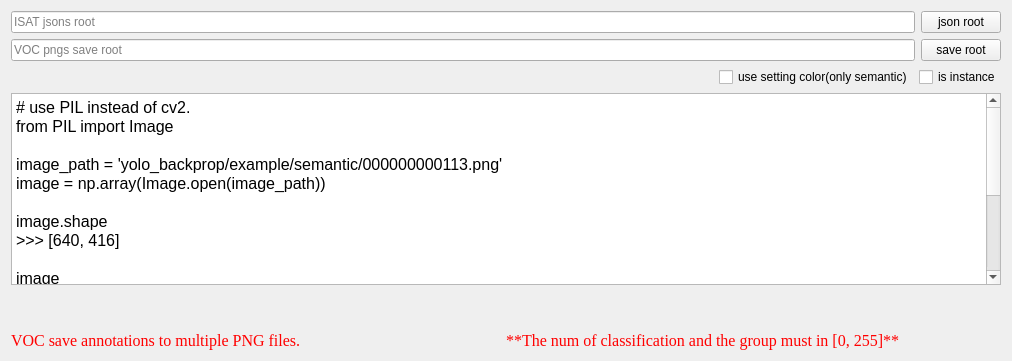
     <widget class="QWidget" name="tab_VOC">
      <attribute name="title">
       <string>VOC</string>
      </attribute>
      <layout class="QVBoxLayout" name="verticalLayout_14">
       <item>
        <widget class="QWidget" name="widget_12" native="true">
         <layout class="QGridLayout" name="gridLayout_5">
          <property name="leftMargin">
           <number>0</number>
          </property>
          <property name="topMargin">
           <number>0</number>
          </property>
          <property name="rightMargin">
           <number>0</number>
          </property>
          <property name="bottomMargin">
           <number>0</number>
          </property>
          <item row="1" column="1">
           <widget class="QPushButton" name="pushButton_isat2voc_voc_png_root">
            <property name="text">
             <string>save root</string>
            </property>
           </widget>
          </item>
          <item row="1" column="0">
           <widget class="QLineEdit" name="lineEdit_isat2voc_voc_png_root">
            <property name="readOnly">
             <bool>true</bool>
            </property>
            <property name="placeholderText">
             <string>VOC pngs save root</string>
            </property>
           </widget>
          </item>
          <item row="0" column="0">
           <widget class="QLineEdit" name="lineEdit_isat2voc_isat_json_root">
            <property name="readOnly">
             <bool>true</bool>
            </property>
            <property name="placeholderText">
             <string>ISAT jsons root</string>
            </property>
           </widget>
          </item>
          <item row="0" column="1">
           <widget class="QPushButton" name="pushButton_isat2voc_isat_json_root">
            <property name="text">
             <string>json root</string>
            </property>
           </widget>
          </item>
         </layout>
        </widget>
       </item>
       <item>
        <widget class="QWidget" name="widget_15" native="true">
         <property name="maximumSize">
          <size>
           <width>16777215</width>
           <height>16777215</height>
          </size>
         </property>
         <layout class="QHBoxLayout" name="horizontalLayout_4">
          <property name="leftMargin">
           <number>0</number>
          </property>
          <property name="topMargin">
           <number>0</number>
          </property>
          <property name="rightMargin">
           <number>0</number>
          </property>
          <property name="bottomMargin">
           <number>0</number>
          </property>
          <item>
           <spacer name="horizontalSpacer_4">
            <property name="orientation">
             <enum>Qt::Horizontal</enum>
            </property>
            <property name="sizeHint" stdset="0">
             <size>
              <width>708</width>
              <height>20</height>
             </size>
            </property>
           </spacer>
          </item>
          <item>
           <widget class="QCheckBox" name="checkBox_use_setting_color">
            <property name="text">
             <string>use setting color(only semantic)</string>
            </property>
           </widget>
          </item>
          <item>
           <widget class="QCheckBox" name="checkBox_is_instance">
            <property name="text">
             <string>is instance</string>
            </property>
           </widget>
          </item>
         </layout>
        </widget>
       </item>
       <item>
        <widget class="QTextBrowser" name="textBrowser_2">
         <property name="maximumSize">
          <size>
           <width>16777215</width>
           <height>16777215</height>
          </size>
         </property>
         <property name="html">
          <string>&lt;!DOCTYPE HTML PUBLIC &quot;-//W3C//DTD HTML 4.0//EN&quot; &quot;http://www.w3.org/TR/REC-html40/strict.dtd&quot;&gt;
&lt;html&gt;&lt;head&gt;&lt;meta name=&quot;qrichtext&quot; content=&quot;1&quot; /&gt;&lt;style type=&quot;text/css&quot;&gt;
p, li { white-space: pre-wrap; }
&lt;/style&gt;&lt;/head&gt;&lt;body style=&quot; font-family:'Times New Roman'; font-size:12pt; font-weight:400; font-style:normal;&quot;&gt;
&lt;p style=&quot; margin-top:0px; margin-bottom:0px; margin-left:0px; margin-right:0px; -qt-block-indent:0; text-indent:0px;&quot;&gt;# use PIL instead of cv2.&lt;/p&gt;
&lt;p style=&quot; margin-top:0px; margin-bottom:0px; margin-left:0px; margin-right:0px; -qt-block-indent:0; text-indent:0px;&quot;&gt;from PIL import Image&lt;/p&gt;
&lt;p style=&quot;-qt-paragraph-type:empty; margin-top:0px; margin-bottom:0px; margin-left:0px; margin-right:0px; -qt-block-indent:0; text-indent:0px;&quot;&gt;&lt;br /&gt;&lt;/p&gt;
&lt;p style=&quot; margin-top:0px; margin-bottom:0px; margin-left:0px; margin-right:0px; -qt-block-indent:0; text-indent:0px;&quot;&gt;image_path = 'yolo_backprop/example/semantic/000000000113.png'&lt;/p&gt;
&lt;p style=&quot; margin-top:0px; margin-bottom:0px; margin-left:0px; margin-right:0px; -qt-block-indent:0; text-indent:0px;&quot;&gt;image = np.array(Image.open(image_path))&lt;/p&gt;
&lt;p style=&quot;-qt-paragraph-type:empty; margin-top:0px; margin-bottom:0px; margin-left:0px; margin-right:0px; -qt-block-indent:0; text-indent:0px;&quot;&gt;&lt;br /&gt;&lt;/p&gt;
&lt;p style=&quot; margin-top:0px; margin-bottom:0px; margin-left:0px; margin-right:0px; -qt-block-indent:0; text-indent:0px;&quot;&gt;image.shape&lt;/p&gt;
&lt;p style=&quot; margin-top:0px; margin-bottom:0px; margin-left:0px; margin-right:0px; -qt-block-indent:0; text-indent:0px;&quot;&gt;&amp;gt;&amp;gt;&amp;gt; [640, 416]&lt;/p&gt;
&lt;p style=&quot;-qt-paragraph-type:empty; margin-top:0px; margin-bottom:0px; margin-left:0px; margin-right:0px; -qt-block-indent:0; text-indent:0px;&quot;&gt;&lt;br /&gt;&lt;/p&gt;
&lt;p style=&quot; margin-top:0px; margin-bottom:0px; margin-left:0px; margin-right:0px; -qt-block-indent:0; text-indent:0px;&quot;&gt;image&lt;/p&gt;
&lt;p style=&quot; margin-top:0px; margin-bottom:0px; margin-left:0px; margin-right:0px; -qt-block-indent:0; text-indent:0px;&quot;&gt;&amp;gt;&amp;gt;&amp;gt; [[0, 0, 0, ...0, 0, 0],&lt;/p&gt;
&lt;p style=&quot; margin-top:0px; margin-bottom:0px; margin-left:0px; margin-right:0px; -qt-block-indent:0; text-indent:0px;&quot;&gt;         [0, 0, 0, ...0, 0, 0],&lt;/p&gt;
&lt;p style=&quot; margin-top:0px; margin-bottom:0px; margin-left:0px; margin-right:0px; -qt-block-indent:0; text-indent:0px;&quot;&gt;         [0, 0, 0, ...0, 0, 0],&lt;/p&gt;
&lt;p style=&quot; margin-top:0px; margin-bottom:0px; margin-left:0px; margin-right:0px; -qt-block-indent:0; text-indent:0px;&quot;&gt;         ...&lt;/p&gt;
&lt;p style=&quot; margin-top:0px; margin-bottom:0px; margin-left:0px; margin-right:0px; -qt-block-indent:0; text-indent:0px;&quot;&gt;         [0, 0, 0, ...7, 7, 7],&lt;/p&gt;
&lt;p style=&quot; margin-top:0px; margin-bottom:0px; margin-left:0px; margin-right:0px; -qt-block-indent:0; text-indent:0px;&quot;&gt;         [0, 0, 0, ...7, 7, 7],&lt;/p&gt;
&lt;p style=&quot; margin-top:0px; margin-bottom:0px; margin-left:0px; margin-right:0px; -qt-block-indent:0; text-indent:0px;&quot;&gt;         [0, 0, 0, ...7, 7, 7]]&lt;/p&gt;
&lt;p style=&quot;-qt-paragraph-type:empty; margin-top:0px; margin-bottom:0px; margin-left:0px; margin-right:0px; -qt-block-indent:0; text-indent:0px;&quot;&gt;&lt;br /&gt;&lt;/p&gt;&lt;/body&gt;&lt;/html&gt;</string>
         </property>
        </widget>
       </item>
       <item>
        <spacer name="verticalSpacer">
         <property name="orientation">
          <enum>Qt::Vertical</enum>
         </property>
         <property name="sizeHint" stdset="0">
          <size>
           <width>20</width>
           <height>40</height>
          </size>
         </property>
        </spacer>
       </item>
       <item>
        <widget class="QWidget" name="widget_22" native="true">
         <property name="minimumSize">
          <size>
           <width>0</width>
           <height>0</height>
          </size>
         </property>
         <property name="maximumSize">
          <size>
           <width>16777215</width>
           <height>16777215</height>
          </size>
         </property>
         <layout class="QHBoxLayout" name="horizontalLayout_5">
          <property name="spacing">
           <number>0</number>
          </property>
          <property name="leftMargin">
           <number>0</number>
          </property>
          <property name="topMargin">
           <number>0</number>
          </property>
          <property name="rightMargin">
           <number>0</number>
          </property>
          <property name="bottomMargin">
           <number>0</number>
          </property>
          <item>
           <widget class="QLabel" name="label_5">
            <property name="maximumSize">
             <size>
              <width>16777215</width>
              <height>16777215</height>
             </size>
            </property>
            <property name="font">
             <font>
              <family>Times New Roman</family>
              <pointsize>12</pointsize>
              <weight>50</weight>
              <italic>false</italic>
              <bold>false</bold>
             </font>
            </property>
            <property name="styleSheet">
             <string notr="true">color: rgb(255, 0, 0);</string>
            </property>
            <property name="text">
             <string>VOC save annotations to multiple PNG files.</string>
            </property>
           </widget>
          </item>
          <item>
           <widget class="QLabel" name="label_10">
            <property name="font">
             <font>
              <family>Times New Roman</family>
              <pointsize>12</pointsize>
              <weight>50</weight>
              <italic>false</italic>
              <bold>false</bold>
             </font>
            </property>
            <property name="styleSheet">
             <string notr="true">color: rgb(255, 0, 0);</string>
            </property>
            <property name="text">
             <string>**The num of classification and the group must in [0, 255]**</string>
            </property>
           </widget>
          </item>
         </layout>
        </widget>
       </item>
      </layout>
     </widget>
